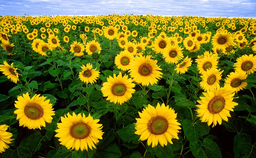
#> input picture Week11/Homework/L06 sunflower.png, 256 x 158 px, shrunk from 960 x 594 before the run
$ jupyter execute Botzer_AI879_HW_Q1_Week11.ipynb
#> lines starting #> are read from the running program, lines starting #| are printed output that depends on the picture; after the words box and inside, x2 and y2 are one past the last pixel; in counts of white or black regions, pixels touching at a corner belong together
[cell 1]
# Author: Brandon Botzer
# Date: 3/13/2024
# Class: Penn State - AI 879

Problem:

Modify the code provided to identify circles in an image. Apply this to the “L06 sunflower.png Download L06 sunflower.png”.

For an implementation in MATLAB, check https://www.mathworks.com/help/images/ref/imfindcircles.html.Links to an external site.

Try two different radius range: (1) 1~20 and (2) 5~200, show results. Compare the result from two different settings and your analysis.

[cell 2]
# Imports for functions

from PIL import Image

import skimage as ski
import numpy as np
import matplotlib.pyplot as plt
from matplotlib import patches
import cv2 as cv


# Showing the results of scipy computations
import pandas as pd

cv.__version__, ski.__version__

[cell 3]
# Read in image
image = ski.io.imread('L06 sunflower.png')
#> image is the input picture: shape (158, 256, 3); mean R, G, B 115.3, 114, 35.3

# Convert to grayscale for edge detection
image_gray = ski.color.rgb2gray(image)
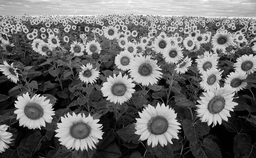
#> image_gray: shape (158, 256) float64; min 0, max 0.999, mean 0.426

# Convert to ubyte [0, 255] values (doing to make sure I get the [0, 255] as I've had problems in the past)
image_gray_ubyte = ski.util.img_as_ubyte(image=image_gray)

[cell 4]
# Detect Edges to be passed into the Hough Transform

edges_canny = ski.feature.canny(image_gray_ubyte, sigma=3, low_threshold=10, high_threshold=50)
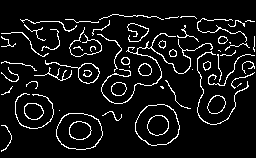
#> edges_canny: shape (158, 256) bool; 8.1% white in thin lines or dots, all inside (x1, y1, x2, y2) = (1, 14, 255, 152)
plt.imshow(edges_canny, cmap='gray')

# Radii Range 1-20

[cell 5]
# Create a series of radii
range_small = np.arange(1,21,1)
range_small

[cell 6]
# Run the Hough Transform
hough_im = ski.transform.hough_circle(edges_canny, range_small)

[cell 7]
# Find the circle peaks from the Hough output
accum, cx, cy, rad = ski.transform.hough_circle_peaks(hough_im, range_small, total_num_peaks=20)
#> accum = 20 values, max 1 at index 0, min 0.75 at index 4, mean 0.772; cx = 20 values, max 247 at index 16, min 22 at index 12, mean 141.1; cy = 20 values, max 125 at index 3, min 15 at index 15, mean 64.85; rad = 20 values, max 10 at index 1, min 1 at index 0, mean 2.05

[cell 8]
# See what you're working with
cx, cy, rad

[cell 9]
# Output the Circles on the image

# Make an image copy because you're going to overlay things with red when filling in circles
im1 = image.copy()

# Plot a red circle for each of the circles found via Hough transforms
fig, ax = plt.subplots()

for center_y, center_x, radius in zip(cy, cx, rad):
    circy, circx = ski.draw.circle_perimeter(center_y, center_x, radius, shape=image.shape)

    # The circles are hard to see, make a full red disk instead
    row, col = ski.draw.disk((center_y, center_x), radius, shape=image.shape)

    im1[circy, circx, :] = (255,0,0) # Draw red circle perimeter

    im1[row,col,:] = (255,0,0) # Fill in the circles (they're hard to see)
#> this loop made 20 passes
#> (center_y, center_x, radius, circy, circx, row, col) on passes 1, 5, 6, 7, 8, 9: (87, 162, 1, [88, 86, 88, 86, 87, 87, 87, 87], [162, 162, 162, 162, 163, 163, 161, 161], [87], [162]), (76, 160, 1, [77, 75, 77, 75, 76, 76, 76, 76], [160, 160, 160, 160, 161, 161, 159, 159], [76], [160]), (74, 115, 1, [75, 73, 75, 73, 74, 74, 74, 74], [115, 115, 115, 115, 116, 116, 114, 114], [74], [115]), (75, 212, 1, [76, 74, 76, 74, 75, 75, 75, 75], [212, 212, 212, 212, 213, 213, 211, 211], [75], [212]), (74, 84, 1, [75, 73, 75, 73, 74, 74, 74, 74], [84, 84, 84, 84, 85, 85, 83, 83], [74], [84]), (68, 96, 1, [69, 67, 69, 67, 68, 68, 68, 68], [96, 96, 96, 96, 97, 97, 95, 95], [68], [96])
#> (center_y, center_x, radius) on passes 2 to 4: (73, 88, 10), (61, 125, 4), (125, 158, 10)
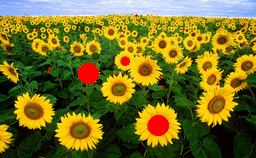
#> im1: shape (158, 256, 3); 2.06% of pixels changed, all inside (x1, y1, x2, y2) = (21, 14, 249, 136)

ax.imshow(im1)
plt.show()

[cell 10]
# Output the Circles on the canny edge

edges_canny_copy0 = edges_canny.copy()


fig, ax = plt.subplots()

for center_y, center_x, radius in zip(cy, cx, rad):
    circy, circx = ski.draw.circle_perimeter(center_y, center_x, radius, shape=image.shape)

    # The circles are hard to see, make a full red disk instead
    row, col = ski.draw.disk((center_y, center_x), radius, shape=image.shape)

    edges_canny_copy0[circy, circx] = 1 # Draw red circle perimeter

    edges_canny_copy0[row,col] = 1  # Fill in the circles (they're hard to see)
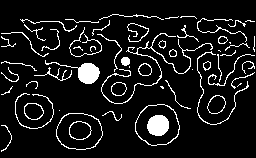
#> edges_canny_copy0: shape (158, 256) bool; 9.6% white; 58 white regions (14 under 20 px), largest, box (x1, y1, x2, y2) and area: (101, 33, 213, 104) 441, (45, 60, 100, 84) 408, (147, 115, 169, 136) 372

ax.imshow(edges_canny_copy0, cmap='gray')
plt.show()

The circles are still hard to see given that they have a radii of 1!  They can be seen if you look closely in the Edge detection image.

# Radii Range 5-200

[cell 11]
range_large = np.arange(5,200,5)
range_large

[cell 12]
# Run the Hough Transform
hough_im = ski.transform.hough_circle(edges_canny, range_large)

[cell 13]
# Find the circle peaks from the Hough output
accum, cx, cy, rad = ski.transform.hough_circle_peaks(hough_im, range_large, total_num_peaks=20)
#> accum = 20 values, max 0.859 at index 0, min 0.5 at index 19, mean 0.557; cx = 20 values, max 247 at index 3, min 13 at index 18, mean 138.9; cy = 20 values, max 131 at index 13, min 22 at index 10, mean 60.35; rad = 20 values, max 15 at index 19, min 5 at index 2, mean 6.75

[cell 14]
# What are we working with and the number of them
cx, cy, rad, len(rad)

[cell 15]
# Copy the image again due to red circles
im2 = image.copy()

[cell 16]
# Output the Circles on the image

fig, ax = plt.subplots()

for center_y, center_x, radius in zip(cy, cx, rad):
    circy, circx = ski.draw.circle_perimeter(center_y, center_x, radius, shape=image.shape)

    # The circles are hard to see, make a full red disk instead
    row, col = ski.draw.disk((center_y, center_x), radius, shape=image.shape)

    im2[circy, circx, :] = (255,0,0) # Draw red circle perimeter

    im2[row,col,:] = (255,0,0) # Fill in the circles (they're hard to see)
#> this loop made 20 passes
#> (center_y, center_x, radius) on passes 1 to 12: (73, 88, 10), (125, 158, 10), (80, 213, 5), (66, 247, 5), (31, 142, 5), (47, 96, 5), (36, 133, 5), (50, 230, 5), (70, 146, 5), (24, 71, 5), (22, 104, 5), (63, 180, 10)
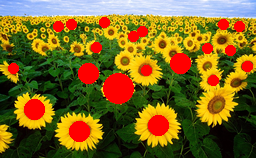
#> im2: shape (158, 256, 3); 9.52% of pixels changed, all inside (x1, y1, x2, y2) = (8, 17, 253, 142)

ax.imshow(im2)
plt.show()

# At this rate, I should have just made this a function for plotting

[cell 17]
# Output the Circles on the canny edge

# Make a copy to fill in
edges_canny_copy1 = edges_canny.copy()


fig, ax = plt.subplots()

for center_y, center_x, radius in zip(cy, cx, rad):
    circy, circx = ski.draw.circle_perimeter(center_y, center_x, radius, shape=image.shape)

    # The circles are hard to see, make a full red disk instead
    row, col = ski.draw.disk((center_y, center_x), radius, shape=image.shape)

    edges_canny_copy1[circy, circx] = 1 # Draw red circle perimeter

    edges_canny_copy1[row,col] = 1  # Fill in the circles (they're hard to see)
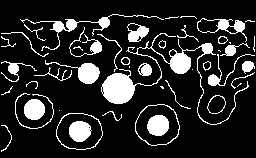
#> edges_canny_copy1: shape (158, 256) bool; 15.9% white; 46 white regions (13 under 20 px), largest, box (x1, y1, x2, y2) and area: (101, 33, 249, 125) 1704, (20, 14, 164, 51) 499, (45, 60, 100, 84) 408

ax.imshow(edges_canny_copy1, cmap='gray')
plt.show()

While there are certainly many circles that have been found, some very prominent circles have been omitted.

After some playing around, the circles detected is highly dependent on the radii range.

# Radii Range 20 - 75

[cell 18]
range_test = np.arange(20,75,5)
range_test

[cell 19]
# Run the Hough Transform
hough_im = ski.transform.hough_circle(edges_canny, range_test)

[cell 20]
# Find the circle peaks from the Hough output
accum, cx, cy, rad = ski.transform.hough_circle_peaks(hough_im, range_test, total_num_peaks=20)
#> accum = 20 values, max 0.417 at index 0, min 0.275 at index 19, mean 0.314; cx = 20 values, max 234 at index 10, min 34 at index 0, mean 144.6; cy = 20 values, max 132 at index 9, min 34 at index 5, mean 77.1; rad = 20 values, max 25 at index 13, min 20 at index 0, mean 20.5

[cell 21]
cx, cy, rad, len(rad)

[cell 22]
# Another copy to paint with red circles
im3 = image.copy()

[cell 23]
# Output the Circles on the image

fig, ax = plt.subplots()

for center_y, center_x, radius in zip(cy, cx, rad):
    circy, circx = ski.draw.circle_perimeter(center_y, center_x, radius, shape=image.shape)

    # The circles are hard to see, make a full red disk instead
    row, col = ski.draw.disk((center_y, center_x), radius, shape=image.shape)

    im3[circy, circx, :] = (255,0,0) # Draw red circle perimeter

    im3[row,col,:] = (255,0,0) # Fill in the circles (they're hard to see)
#> this loop made 20 passes
#> (center_y, center_x, radius) on passes 1 to 12: (108, 34, 20), (125, 155, 20), (124, 159, 20), (104, 215, 20), (74, 141, 20), (34, 116, 20), (67, 143, 20), (57, 103, 20), (123, 157, 20), (132, 76, 20), (71, 234, 20), (65, 145, 20)
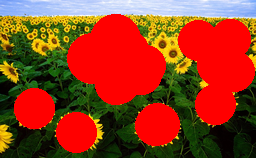
#> im3: shape (158, 256, 3); mean R, G, B 149.6, 60, 30.6

ax.imshow(im3)
plt.show()

[cell 24]
# Output the Circles on the canny edge

edges_canny_copy2 = edges_canny.copy()


fig, ax = plt.subplots()

for center_y, center_x, radius in zip(cy, cx, rad):
    circy, circx = ski.draw.circle_perimeter(center_y, center_x, radius, shape=image.shape)

    # The circles are hard to see, make a full red disk instead
    row, col = ski.draw.disk((center_y, center_x), radius, shape=image.shape)

    edges_canny_copy2[circy, circx] = 1 # Draw red circle perimeter

    edges_canny_copy2[row,col] = 1  # Fill in the circles (they're hard to see)
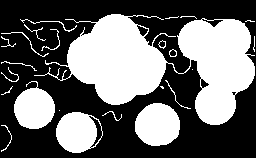
#> edges_canny_copy2: shape (158, 256) bool; 41% white; 24 white regions (8 under 20 px), largest, box (x1, y1, x2, y2) and area: (34, 14, 255, 125) 11717, (135, 103, 180, 146) 1531, (56, 112, 103, 153) 1377

ax.imshow(edges_canny_copy2, cmap='gray')
plt.show()

# Showing a grid of the different radii finds

[cell 25]
fig, ax = plt.subplots(2,2)
plt.tight_layout()


ax[0,0].set_title('Origional')
ax[0,0].imshow(image)

ax[0,1].set_title('Radii 1 - 20')
ax[0,1].imshow(im1)

ax[1,0].set_title('Radii 5 - 200')
ax[1,0].imshow(im2)

ax[1,1].set_title('Radii 20 - 75')
ax[1,1].imshow(im3)

[cell 26]
fig, ax = plt.subplots(2,2)
plt.tight_layout()


ax[0,0].set_title('Origional')
ax[0,0].imshow(edges_canny, cmap='gray')

ax[0,1].set_title('Radii 1 - 20')
ax[0,1].imshow(edges_canny_copy0, cmap='gray')

ax[1,0].set_title('Radii 5 - 200')
ax[1,0].imshow(edges_canny_copy1, cmap='gray')

ax[1,1].set_title('Radii 20 - 75')
ax[1,1].imshow(edges_canny_copy2, cmap='gray')

Given that the circles detected are so dependent on the Hough Radii, selecting this parameter is of great importance.  In fact, it may be that in certain images, such as the sunflower image here, the process of detecting hough_circles should be run multiple times, at different radii ranges to detect as many circles as possible.

[cell 27]
# Sum all the edge images to create a compiled mapping of circles
total = edges_canny + edges_canny_copy0 + edges_canny_copy1 + edges_canny_copy2
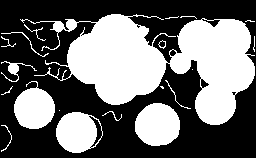
#> total: shape (158, 256) bool; 42.5% white; 20 white regions (8 under 20 px), largest, box (x1, y1, x2, y2) and area: (20, 14, 255, 125) 12389, (135, 103, 180, 146) 1531, (56, 112, 103, 153) 1377

# Plot the combined image
plt.imshow(total, cmap='gray');
